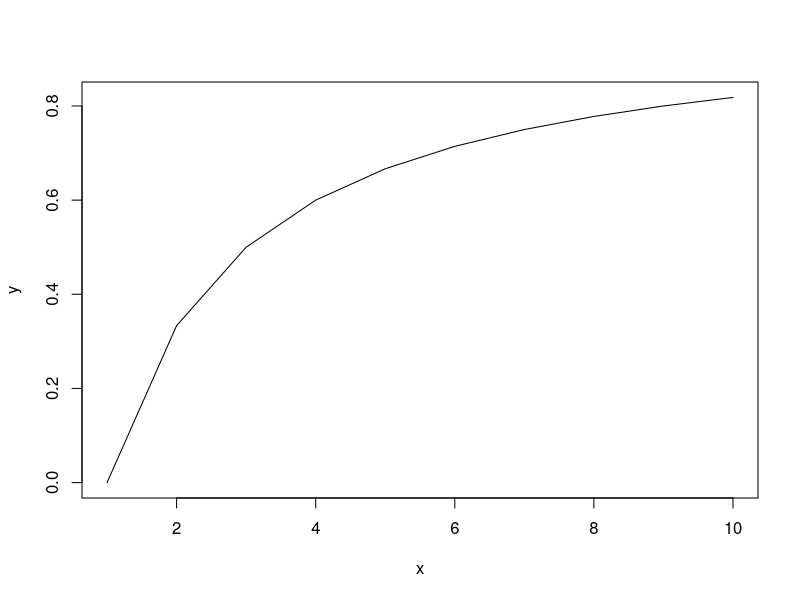

Source code (R): (Note: this script raises an error after producing the figure.)
### 9.1.0.0.1 excercise ###

## x%%y signifies the remainder when x is divided by y
## x%/%y signifies the integer division when x is divided by y

### 9.1.1.0.1 excercise ###
x <- c(1,2,3,4)
y <- c(1,2,3,4,5,6)
x+y
## The vectors add in a way that the longer end of the vector corresponds to the beginning of the shorter vector

### 9.1.2.0.1 excercise ###
x <- seq(1,13,4)
x <- seq(1,5,0.2)

### 9.1.2.0.2 Exercise ###
3:1
seq(12,1)
##The sequence goes in descending order

### 9.1.3.0.1 Excercise ###
z <- c(1,3,5,7,9,11)
v <- z[seq(1,5,2)]; v
## This translates to the 1st, 3rd, and 5th elements of z: 1, 5, and 9.

### 9.1.3.0.2 Exercise ###
v <- z[c(2,1,3)]; v

### 9.1.3.0.3 Exercise ###
z[9] <- 11; z
## a 9th element is added with the specified value, but the interceding elements are also added as empty (NA)

### 9.1.3.0.4 ###
x <- 1:10
y <- (x-1)/(x+1)
plot(x,y, type = "l")

### 9.1.3.0.5 ###
## x rounded to 2.0

### 9.1.3.0.6 ###
sum(1+0.5^(1:10))
sum(1+0.5^(1:10))-1/(1-0.5)
sum(1+0.5^(1:50))-1/(1-0.5)
##as n increases, 1+r^n approaches the limit 1/(1-r) for r = 0.5

### 9.1.5.0.1 ###
##the dataframe "light" would be replaced with a subset and therefore we would not be able to extract which rmaxes were below 50 subsequently

### 9.1.5.0.2 ###
x<- runif(20)
lowx <- x[x<mean(x)]

### 9.1.5.0.3 ###
which(x < mean(x))

### 9.1.5.0.4 ###
x[1+2*(0:n)]
x[seq(,10,2)]

### 9.2.1.0.1 ###
X <- matrix(c(1,2,1,2,1,2,1,2),nrow=2,ncol=4)

### 9.2.1.0.2 ###
matrix(rnorm(35,1,2),nrow=5,ncol=7)

### 9.2.2.0.1 ###
C <- cbind(1:3,4:6,5:7); C
D <- rbind(1:3,4:6); D

rbind(C,D)
cbind(C,C)
cbind(C,D)
##cbind(C,D) does not work because the number of rows in C does not match that of D

### 9.3.0.0.1 ###
x <- seq(1,27)
dim(x) <- c(3,9)
is.array(x)
is.matrix(x)
x
##the vector transforms into an array
